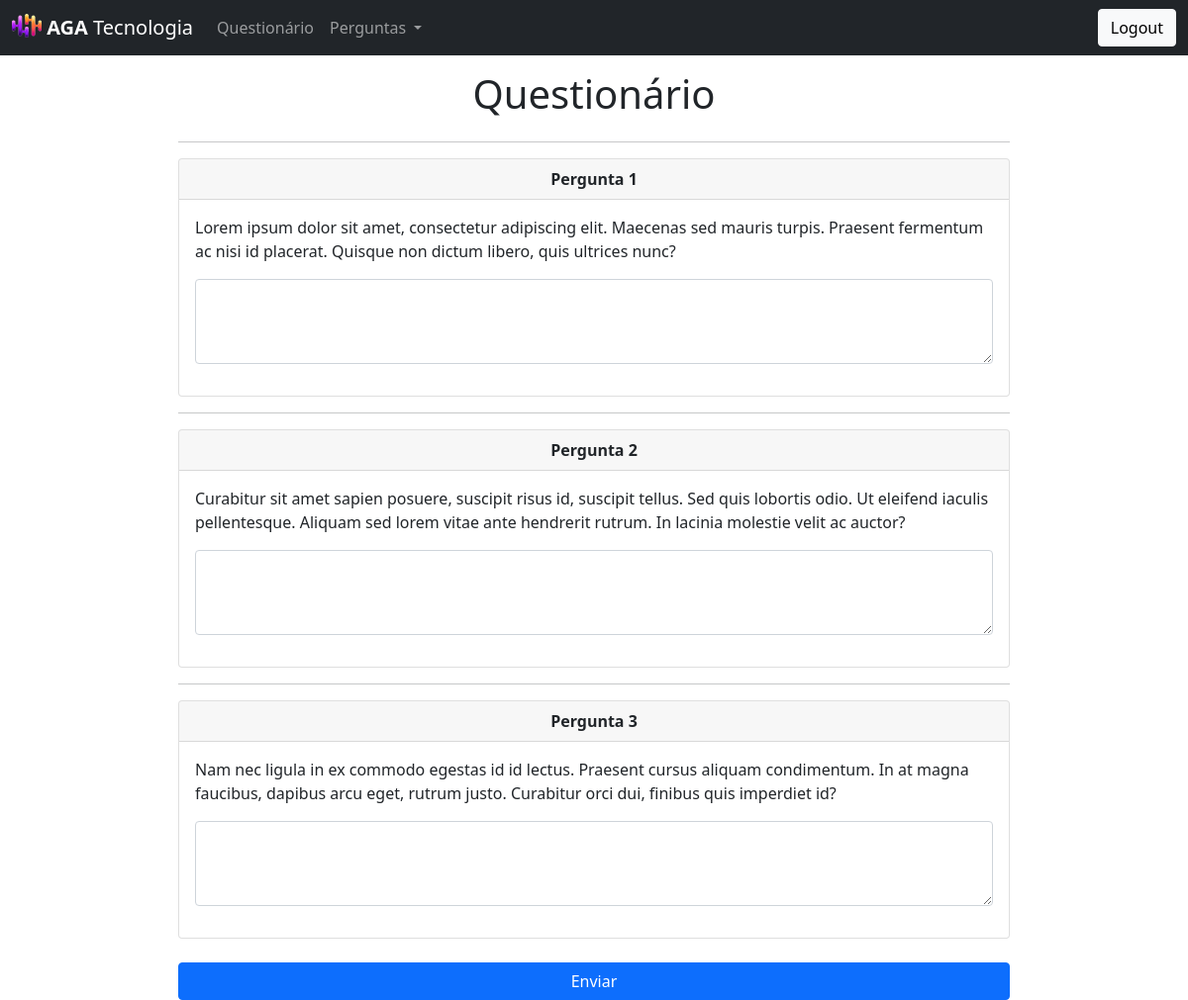
Page /question (signed in) on the committed database.
### tables this page shows
CREATE TABLE `pergunta` (
  `id` int NOT NULL AUTO_INCREMENT,
  `descricao` text NOT NULL,
  `ativo` char(1) NOT NULL DEFAULT 'S',
  PRIMARY KEY (`id`)
);

### Controller/QuestionController.php (called while the page is built, shortened)
<?php
    class QuestionController extends Controller {
        public static function questionAnswer() {
            $model = new QuestionModel();
            $arr_question = $model->getAllRows();
            include "./View/modules/Question/question_answer.php";
        }
    }

### index.php (called while the page is built, shortened)
<?php
    include "./rotas.php";

### DAO/MySQL.php (called while the page is built)
<?php
    class MySQL extends PDO {
        private $dsn = 'mysql:host=localhost:3307;dbname=agatecnologia_db';
        private $user = "root";
        private $pass = "etecjau";
        public function __construct()
        {
            try {
                return parent::__construct(
                    $this->dsn,
                    $this->user,
                    $this->pass,
                    [PDO::MYSQL_ATTR_INIT_COMMAND =>  "SET NAMES 'UTF8'"]
                );
            } catch (PDOException $e) {
                echo "[X] - Ocorreu um erro inesperado ao tentar se conectar ao MySQL.";
            }
        }
    }

### Model/QuestionModel.php (called while the page is built, shortened)
<?php
    class QuestionModel {
        public function getAllRows() {
            $dao = new QuestionDAO();
            return $dao->getAllRows();
        }
    }

### DAO/QuestionDAO.php (called while the page is built, shortened)
<?php
    class QuestionDAO {
        public $conexao;
        public function __construct()
        {
            include_once 'MySQL.php';
            $this->conexao = new MySQL();
        }
        function getAllRows() {
            $sql = "SELECT * FROM pergunta WHERE ativo = \"S\"";
            $stmt = $this->conexao->prepare($sql);
            $stmt->execute();
            return $stmt->fetchAll(PDO::FETCH_CLASS);
        }
    }

### View/modules/Question/question_answer.php (the view, shortened to what this page needs)
<!DOCTYPE html>
<html lang="pt-br">
<head>
    <?php include "./View/includes/css_config.php" ?>
    <link rel="stylesheet" href="./../../../View/css/question_answer.css">
</head>
<body>
    <header>
        <?php include "./View/includes/cabecalho.php" ?>
    </header>
    <main class="container-question">
        <section class="section-header">
            <h1>Questionário</h1>
        </section>
        <?php if(!count($arr_question) == 0): ?>
          <section class="section-questions">
            <form action="/answer/save" method="POST">
              <?php
                $pos = 1;
              ?>
              <?php foreach($arr_question as $item): ?>
                <hr>
                <div class="card">
                  <div class="card-header">
                    <strong>Pergunta <?= $pos ?></strong>
                  </div>
                  <div class="card-body">
                    <p class="card-text">
                        <?= $item->descricao ?>
                    </p>
                    <div class="mb-3">
                      <textarea name="question_<?= $pos ?>" class="form-control" id="exampleFormControlTextarea1" rows="3"></textarea>
                    </div>
                  </div>
                </div>
                <?php
                  $pos++;
                ?>
              <?php endforeach; ?>
              <br>
              <div class="d-grid gap-2">
                <button class="btn btn-primary" type="submit">Enviar</button>
              </div>
            </form>
          </section>
        <?php else: ?>
          <p>Não existe nenhuma pergunta neste questionário.</p>
        <?php endif; ?>
    </main>
</body>
</html>

### View/css/question_answer.css (style rules this page uses)
.container-question { display: flex; justify-content: center; align-items: center; flex-direction: column; }
.section-questions { width: 70%; }
.section-header h1 { margin-top: 15px; }
.card-header { text-align: center; }

### rows in the picture
pergunta: descricao "Lorem ipsum dolor sit amet, consectetur adipiscing elit. Maecenas sed mauris turpis. Praesent fermentum ac nisi id placerat. Quisque non dictum libero, quis ultrices nunc?"
pergunta: descricao "Curabitur sit amet sapien posuere, suscipit risus id, suscipit tellus. Sed quis lobortis odio. Ut eleifend iaculis pellentesque. Aliquam sed lorem vitae ante hendrerit rutrum. In lacinia molestie velit ac auctor?"
pergunta: descricao "Nam nec ligula in ex commodo egestas id id lectus. Praesent cursus aliquam condimentum. In at magna faucibus, dapibus arcu eget, rutrum justo. Curabitur orci dui, finibus quis imperdiet id?"
